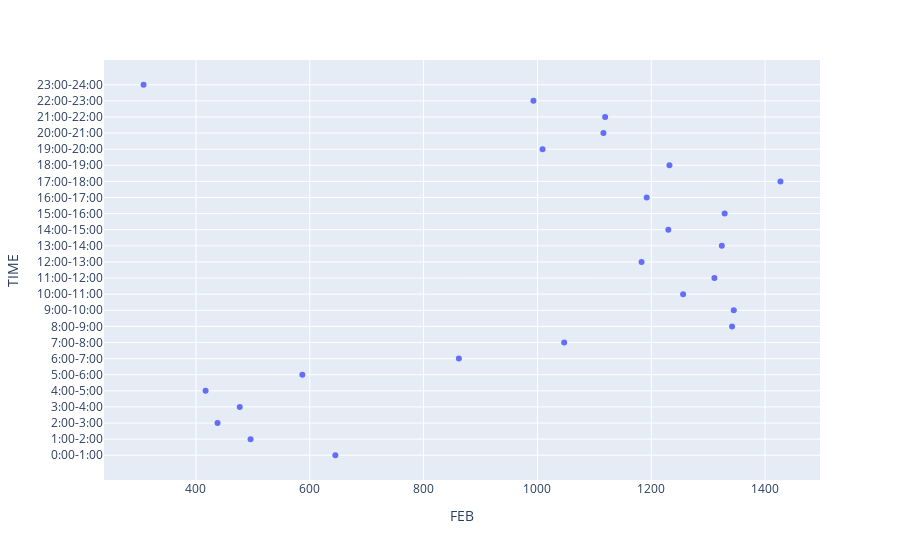

The code cell stored with this chart in its notebook:
### Code cell
import plotly.express as px
import pandas as pd

def update_output(value):
       # df=pd.DataFrame(value)
        fig = px.scatter(value, x='FEB', y='TIME')
        fig.show()
        
update_output(jan)

### Figure 1 — Plotly figure (JSON) as saved in the notebook; plotly's stock layout.template omitted (floating-point values rounded to 4 significant figures)
{"data": [{"hovertemplate": "FEB=%{x}<br>TIME=%{y}<extra></extra>", "legendgroup": "", "marker": {"color": "#636efa", "symbol": "circle"}, "mode": "markers", "name": "", "orientation": "h", "showlegend": false, "type": "scatter", "x": [645, 496, 438, 477, 417, 587, 862, 1047, 1342, 1345, 1256, 1311, 1183, 1324, 1230, 1329, 1192, 1427, 1232, 1009, 1116, 1119, 993, 308], "xaxis": "x", "y": ["0:00-1:00", "1:00-2:00", "2:00-3:00", "3:00-4:00", "4:00-5:00", "5:00-6:00", "6:00-7:00", "7:00-8:00", "8:00-9:00", "9:00-10:00", "10:00-11:00", "11:00-12:00", "12:00-13:00", "13:00-14:00", "14:00-15:00", "15:00-16:00", "16:00-17:00", "17:00-18:00", "18:00-19:00", "19:00-20:00", "20:00-21:00", "21:00-22:00", "22:00-23:00", "23:00-24:00"], "yaxis": "y"}], "layout": {"legend": {"tracegroupgap": 0}, "margin": {"t": 60}, "xaxis": {"anchor": "y", "domain": [0, 1], "title": {"text": "FEB"}}, "yaxis": {"anchor": "x", "domain": [0, 1], "title": {"text": "TIME"}}}}
